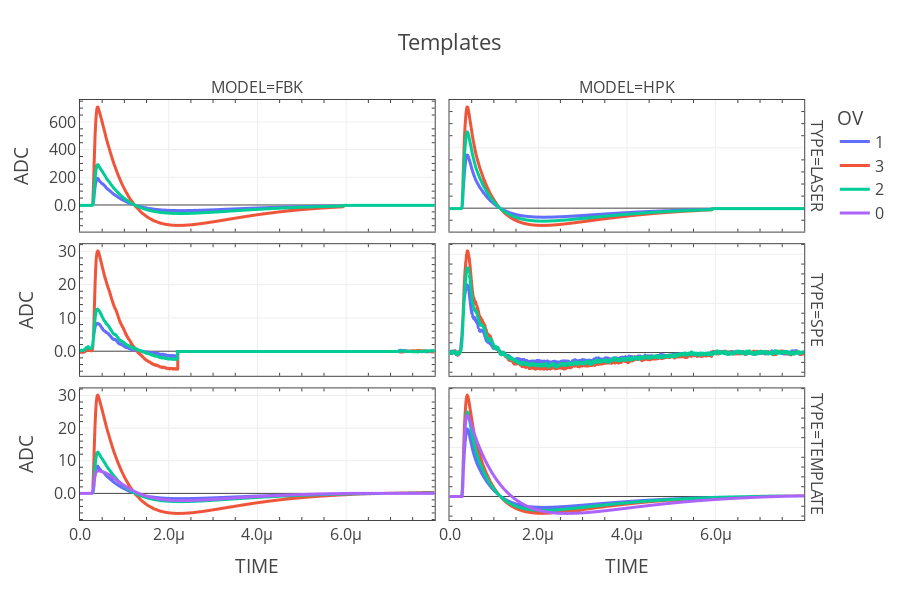

The notebook cell saved with this chart:
### Markdown cell above
### 3. Plot the WVFs.

### Code cell
this_df = df.explode(["ADC","TIME"])
fig = px.line(this_df,
                x="TIME",
                y="ADC",
                color="OV",
                facet_col="MODEL",
                facet_row="TYPE",
                title="Templates")
fig = format_coustom_plotly(fig,figsize=(None,600))
fig.update_yaxes(matches=None)
fig.show()

### Figure 1 — Plotly figure (JSON) as saved in the notebook; plotly's stock layout.template omitted (floating-point values rounded to 4 significant figures; data arrays with more than 128 entries replaced by an {"elided": "..."} marker saying what was removed)
{"data": [{"hovertemplate": "OV=1<br>TYPE=LASER<br>MODEL=FBK<br>TIME=%{x}<br>ADC=%{y}<extra></extra>", "legendgroup": "1", "line": {"color": "#636efa", "dash": "solid"}, "marker": {"symbol": "circle"}, "mode": "lines", "name": "1", "showlegend": true, "type": "scattergl", "x": {"elided": "2000 float values"}, "xaxis": "x5", "y": {"elided": "2000 float values"}, "yaxis": "y5"}, {"hovertemplate": "OV=1<br>TYPE=LASER<br>MODEL=HPK<br>TIME=%{x}<br>ADC=%{y}<extra></extra>", "legendgroup": "1", "line": {"color": "#636efa", "dash": "solid"}, "marker": {"symbol": "circle"}, "mode": "lines", "name": "1", "showlegend": false, "type": "scattergl", "x": {"elided": "2000 float values"}, "xaxis": "x6", "y": {"elided": "2000 float values"}, "yaxis": "y6"}, {"hovertemplate": "OV=1<br>TYPE=SPE<br>MODEL=FBK<br>TIME=%{x}<br>ADC=%{y}<extra></extra>", "legendgroup": "1", "line": {"color": "#636efa", "dash": "solid"}, "marker": {"symbol": "circle"}, "mode": "lines", "name": "1", "showlegend": false, "type": "scattergl", "x": {"elided": "2000 float values"}, "xaxis": "x3", "y": {"elided": "2000 float values"}, "yaxis": "y3"}, {"hovertemplate": "OV=1<br>TYPE=SPE<br>MODEL=HPK<br>TIME=%{x}<br>ADC=%{y}<extra></extra>", "legendgroup": "1", "line": {"color": "#636efa", "dash": "solid"}, "marker": {"symbol": "circle"}, "mode": "lines", "name": "1", "showlegend": false, "type": "scattergl", "x": {"elided": "2000 float values"}, "xaxis": "x4", "y": {"elided": "2000 float values"}, "yaxis": "y4"}, {"hovertemplate": "OV=1<br>TYPE=TEMPLATE<br>MODEL=FBK<br>TIME=%{x}<br>ADC=%{y}<extra></extra>", "legendgroup": "1", "line": {"color": "#636efa", "dash": "solid"}, "marker": {"symbol": "circle"}, "mode": "lines", "name": "1", "showlegend": false, "type": "scattergl", "x": {"elided": "2000 float values"}, "xaxis": "x", "y": {"elided": "2000 float values"}, "yaxis": "y"}, {"hovertemplate": "OV=1<br>TYPE=TEMPLATE<br>MODEL=HPK<br>TIME=%{x}<br>ADC=%{y}<extra></extra>", "legendgroup": "1", "line": {"color": "#636efa", "dash": "solid"}, "marker": {"symbol": "circle"}, "mode": "lines", "name": "1", "showlegend": false, "type": "scattergl", "x": {"elided": "2000 float values"}, "xaxis": "x2", "y": {"elided": "2000 float values"}, "yaxis": "y2"}, {"hovertemplate": "OV=3<br>TYPE=LASER<br>MODEL=FBK<br>TIME=%{x}<br>ADC=%{y}<extra></extra>", "legendgroup": "3", "line": {"color": "#EF553B", "dash": "solid"}, "marker": {"symbol": "circle"}, "mode": "lines", "name": "3", "showlegend": true, "type": "scattergl", "x": {"elided": "2000 float values"}, "xaxis": "x5", "y": {"elided": "2000 float values"}, "yaxis": "y5"}, {"hovertemplate": "OV=3<br>TYPE=LASER<br>MODEL=HPK<br>TIME=%{x}<br>ADC=%{y}<extra></extra>", "legendgroup": "3", "line": {"color": "#EF553B", "dash": "solid"}, "marker": {"symbol": "circle"}, "mode": "lines", "name": "3", "showlegend": false, "type": "scattergl", "x": {"elided": "2000 float values"}, "xaxis": "x6", "y": {"elided": "2000 float values"}, "yaxis": "y6"}, {"hovertemplate": "OV=3<br>TYPE=SPE<br>MODEL=FBK<br>TIME=%{x}<br>ADC=%{y}<extra></extra>", "legendgroup": "3", "line": {"color": "#EF553B", "dash": "solid"}, "marker": {"symbol": "circle"}, "mode": "lines", "name": "3", "showlegend": false, "type": "scattergl", "x": {"elided": "2000 float values"}, "xaxis": "x3", "y": {"elided": "2000 float values"}, "yaxis": "y3"}, {"hovertemplate": "OV=3<br>TYPE=SPE<br>MODEL=HPK<br>TIME=%{x}<br>ADC=%{y}<extra></extra>", "legendgroup": "3", "line": {"color": "#EF553B", "dash": "solid"}, "marker": {"symbol": "circle"}, "mode": "lines", "name": "3", "showlegend": false, "type": "scattergl", "x": {"elided": "2000 float values"}, "xaxis": "x4", "y": {"elided": "2000 float values"}, "yaxis": "y4"}, {"hovertemplate": "OV=3<br>TYPE=TEMPLATE<br>MODEL=FBK<br>TIME=%{x}<br>ADC=%{y}<extra></extra>", "legendgroup": "3", "line": {"color": "#EF553B", "dash": "solid"}, "marker": {"symbol": "circle"}, "mode": "lines", "name": "3", "showlegend": false, "type": "scattergl", "x": {"elided": "2000 float values"}, "xaxis": "x", "y": {"elided": "2000 float values"}, "yaxis": "y"}, {"hovertemplate": "OV=3<br>TYPE=TEMPLATE<br>MODEL=HPK<br>TIME=%{x}<br>ADC=%{y}<extra></extra>", "legendgroup": "3", "line": {"color": "#EF553B", "dash": "solid"}, "marker": {"symbol": "circle"}, "mode": "lines", "name": "3", "showlegend": false, "type": "scattergl", "x": {"elided": "2000 float values"}, "xaxis": "x2", "y": {"elided": "2000 float values"}, "yaxis": "y2"}, {"hovertemplate": "OV=2<br>TYPE=LASER<br>MODEL=FBK<br>TIME=%{x}<br>ADC=%{y}<extra></extra>", "legendgroup": "2", "line": {"color": "#00cc96", "dash": "solid"}, "marker": {"symbol": "circle"}, "mode": "lines", "name": "2", "showlegend": true, "type": "scattergl", "x": {"elided": "2000 float values"}, "xaxis": "x5", "y": {"elided": "2000 float values"}, "yaxis": "y5"}, {"hovertemplate": "OV=2<br>TYPE=LASER<br>MODEL=HPK<br>TIME=%{x}<br>ADC=%{y}<extra></extra>", "legendgroup": "2", "line": {"color": "#00cc96", "dash": "solid"}, "marker": {"symbol": "circle"}, "mode": "lines", "name": "2", "showlegend": false, "type": "scattergl", "x": {"elided": "2000 float values"}, "xaxis": "x6", "y": {"elided": "2000 float values"}, "yaxis": "y6"}, {"hovertemplate": "OV=2<br>TYPE=SPE<br>MODEL=FBK<br>TIME=%{x}<br>ADC=%{y}<extra></extra>", "legendgroup": "2", "line": {"color": "#00cc96", "dash": "solid"}, "marker": {"symbol": "circle"}, "mode": "lines", "name": "2", "showlegend": false, "type": "scattergl", "x": {"elided": "2000 float values"}, "xaxis": "x3", "y": {"elided": "2000 float values"}, "yaxis": "y3"}, {"hovertemplate": "OV=2<br>TYPE=SPE<br>MODEL=HPK<br>TIME=%{x}<br>ADC=%{y}<extra></extra>", "legendgroup": "2", "line": {"color": "#00cc96", "dash": "solid"}, "marker": {"symbol": "circle"}, "mode": "lines", "name": "2", "showlegend": false, "type": "scattergl", "x": {"elided": "2000 float values"}, "xaxis": "x4", "y": {"elided": "2000 float values"}, "yaxis": "y4"}, {"hovertemplate": "OV=2<br>TYPE=TEMPLATE<br>MODEL=FBK<br>TIME=%{x}<br>ADC=%{y}<extra></extra>", "legendgroup": "2", "line": {"color": "#00cc96", "dash": "solid"}, "marker": {"symbol": "circle"}, "mode": "lines", "name": "2", "showlegend": false, "type": "scattergl", "x": {"elided": "2000 float values"}, "xaxis": "x", "y": {"elided": "2000 float values"}, "yaxis": "y"}, {"hovertemplate": "OV=2<br>TYPE=TEMPLATE<br>MODEL=HPK<br>TIME=%{x}<br>ADC=%{y}<extra></extra>", "legendgroup": "2", "line": {"color": "#00cc96", "dash": "solid"}, "marker": {"symbol": "circle"}, "mode": "lines", "name": "2", "showlegend": false, "type": "scattergl", "x": {"elided": "2000 float values"}, "xaxis": "x2", "y": {"elided": "2000 float values"}, "yaxis": "y2"}, {"hovertemplate": "OV=0<br>TYPE=TEMPLATE<br>MODEL=FBK<br>TIME=%{x}<br>ADC=%{y}<extra></extra>", "legendgroup": "0", "line": {"color": "#ab63fa", "dash": "solid"}, "marker": {"symbol": "circle"}, "mode": "lines", "name": "0", "showlegend": true, "type": "scattergl", "x": {"elided": "2000 float values"}, "xaxis": "x", "y": {"elided": "2000 float values"}, "yaxis": "y"}, {"hovertemplate": "OV=0<br>TYPE=TEMPLATE<br>MODEL=HPK<br>TIME=%{x}<br>ADC=%{y}<extra></extra>", "legendgroup": "0", "line": {"color": "#ab63fa", "dash": "solid"}, "marker": {"symbol": "circle"}, "mode": "lines", "name": "0", "showlegend": false, "type": "scattergl", "x": {"elided": "2000 float values"}, "xaxis": "x2", "y": {"elided": "2000 float values"}, "yaxis": "y2"}], "layout": {"annotations": [{"font": {}, "showarrow": false, "text": "MODEL=FBK", "x": 0.24, "xanchor": "center", "xref": "paper", "y": 1.0, "yanchor": "bottom", "yref": "paper"}, {"font": {}, "showarrow": false, "text": "MODEL=HPK", "x": 0.74, "xanchor": "center", "xref": "paper", "y": 1.0, "yanchor": "bottom", "yref": "paper"}, {"font": {}, "showarrow": false, "text": "TYPE=TEMPLATE", "textangle": 90, "x": 0.98, "xanchor": "left", "xref": "paper", "y": 0.1567, "yanchor": "middle", "yref": "paper"}, {"font": {}, "showarrow": false, "text": "TYPE=SPE", "textangle": 90, "x": 0.98, "xanchor": "left", "xref": "paper", "y": 0.5, "yanchor": "middle", "yref": "paper"}, {"font": {}, "showarrow": false, "text": "TYPE=LASER", "textangle": 90, "x": 0.98, "xanchor": "left", "xref": "paper", "y": 0.8433, "yanchor": "middle", "yref": "paper"}], "font": {"size": 16}, "height": 600, "legend": {"title": {"text": "OV"}, "tracegroupgap": 0}, "title": {"text": "Templates"}, "xaxis": {"anchor": "y", "domain": [0, 0.48], "minor": {"ticks": "inside"}, "mirror": "ticks", "showgrid": true, "showline": true, "tickformat": ",.2s", "tickmode": "auto", "title": {"text": "TIME"}}, "xaxis2": {"anchor": "y2", "domain": [0.5, 0.98], "matches": "x", "minor": {"ticks": "inside"}, "mirror": "ticks", "showgrid": true, "showline": true, "tickformat": ",.2s", "tickmode": "auto", "title": {"text": "TIME"}}, "xaxis3": {"anchor": "y3", "domain": [0, 0.48], "matches": "x", "minor": {"ticks": "inside"}, "mirror": "ticks", "showgrid": true, "showline": true, "showticklabels": false, "tickformat": ",.2s", "tickmode": "auto"}, "xaxis4": {"anchor": "y4", "domain": [0.5, 0.98], "matches": "x", "minor": {"ticks": "inside"}, "mirror": "ticks", "showgrid": true, "showline": true, "showticklabels": false, "tickformat": ",.2s", "tickmode": "auto"}, "xaxis5": {"anchor": "y5", "domain": [0, 0.48], "matches": "x", "minor": {"ticks": "inside"}, "mirror": "ticks", "showgrid": true, "showline": true, "showticklabels": false, "tickformat": ",.2s", "tickmode": "auto"}, "xaxis6": {"anchor": "y6", "domain": [0.5, 0.98], "matches": "x", "minor": {"ticks": "inside"}, "mirror": "ticks", "showgrid": true, "showline": true, "showticklabels": false, "tickformat": ",.2s", "tickmode": "auto"}, "yaxis": {"anchor": "x", "domain": [0, 0.3133], "minor": {"ticks": "inside"}, "mirror": "ticks", "showgrid": true, "showline": true, "tickformat": ",.2s", "tickmode": "auto", "title": {"text": "ADC"}}, "yaxis2": {"anchor": "x2", "domain": [0, 0.3133], "minor": {"ticks": "inside"}, "mirror": "ticks", "showgrid": true, "showline": true, "showticklabels": false, "tickformat": ",.2s", "tickmode": "auto"}, "yaxis3": {"anchor": "x3", "domain": [0.3433, 0.6567], "minor": {"ticks": "inside"}, "mirror": "ticks", "showgrid": true, "showline": true, "tickformat": ",.2s", "tickmode": "auto", "title": {"text": "ADC"}}, "yaxis4": {"anchor": "x4", "domain": [0.3433, 0.6567], "minor": {"ticks": "inside"}, "mirror": "ticks", "showgrid": true, "showline": true, "showticklabels": false, "tickformat": ",.2s", "tickmode": "auto"}, "yaxis5": {"anchor": "x5", "domain": [0.6867, 1.0], "minor": {"ticks": "inside"}, "mirror": "ticks", "showgrid": true, "showline": true, "tickformat": ",.2s", "tickmode": "auto", "title": {"text": "ADC"}}, "yaxis6": {"anchor": "x6", "domain": [0.6867, 1.0], "minor": {"ticks": "inside"}, "mirror": "ticks", "showgrid": true, "showline": true, "showticklabels": false, "tickformat": ",.2s", "tickmode": "auto"}}}
